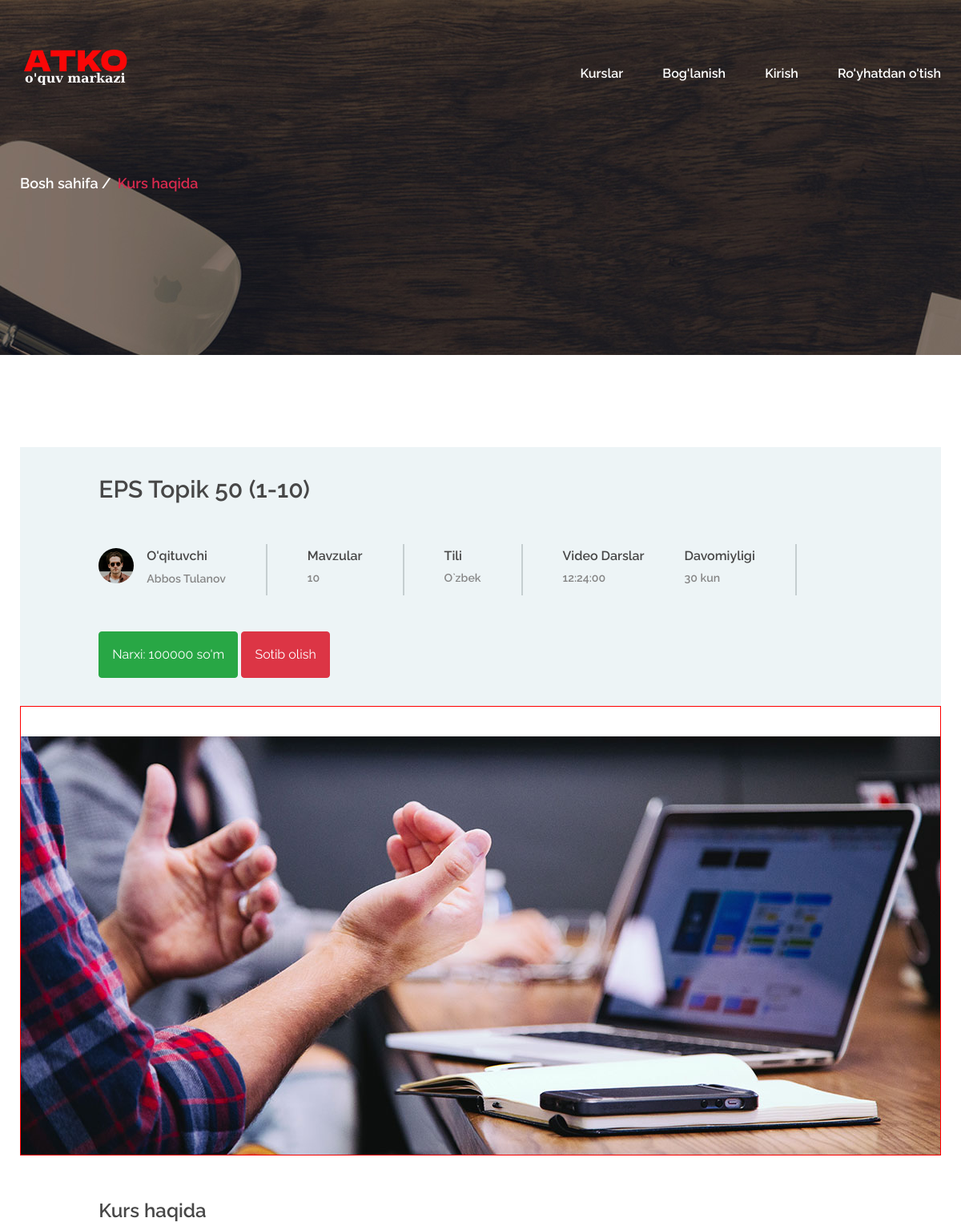
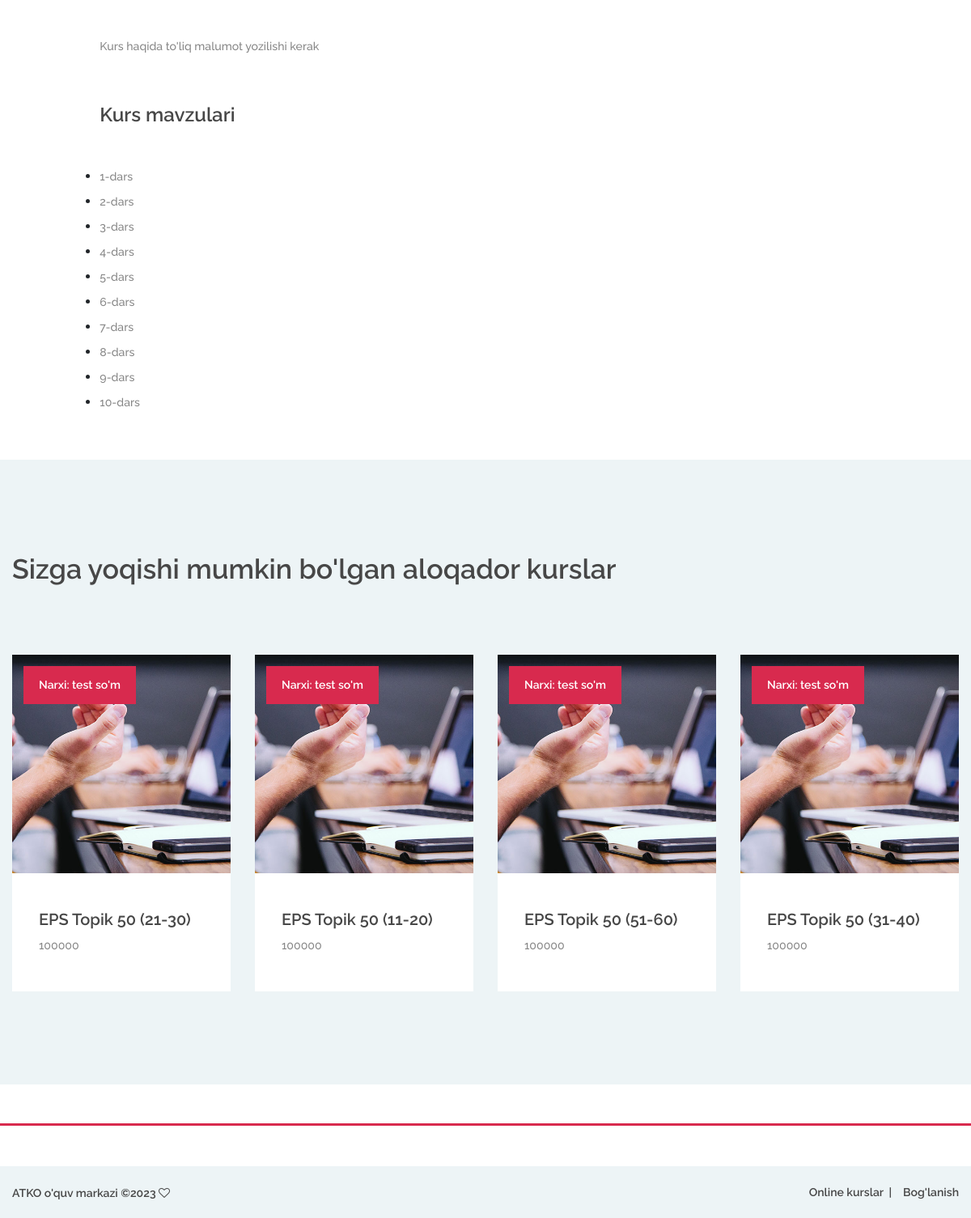
The app's page /course.php?CoursID=1110001110 with its own data (2 pictures, top to bottom).
### tables this page shows
CREATE TABLE `cours` (
  `id` int(11) NOT NULL,
  `CoursID` varchar(20) NOT NULL,
  `CoursName` varchar(70) NOT NULL,
  `CoursText` varchar(70) NOT NULL,
  `CoursAbout` longtext NOT NULL,
  `CoursPrice` varchar(20) NOT NULL,
  `CoursImage` varchar(120) NOT NULL,
  `CoursMavzu` int(3) NOT NULL,
  `CoursTil` varchar(11) NOT NULL,
  `CoursDavomiy` varchar(8) NOT NULL,
  `CoursTecher` varchar(70) NOT NULL,
  `TecherImage` varchar(120) NOT NULL,
  `Muddat` int(3) NOT NULL,
  `Data` timestamp NOT NULL DEFAULT current_timestamp()
);

CREATE TABLE `coues_mavzu` (
  `id` int(11) NOT NULL,
  `CoursID` varchar(25) NOT NULL,
  `MavzuID` varchar(25) NOT NULL,
  `MavzuName` varchar(70) NOT NULL,
  `MavzuAbout` longtext NOT NULL,
  `MavzuLugat` longtext NOT NULL,
  `Video` varchar(150) NOT NULL,
  `VideoLine` varchar(9) NOT NULL,
  `MavzuNumber` int(3) NOT NULL,
  `Name1` varchar(100) NOT NULL,
  `Name2` varchar(100) NOT NULL,
  `Data` timestamp NOT NULL DEFAULT current_timestamp()
);

### course.php (the view, shortened to what this page needs)
<!DOCTYPE php>
<?php
	include("./config/confige.php");
	if(!isset($_GET['CoursID'])){
		header("location: ./courses.php");
	}else{
		$sql1 = "SELECT * FROM `cours` WHERE `CoursID`='".$_GET['CoursID']."'";
		$res1 = $conn->query($sql1);
		$row1 = $res1->fetch();
	}
?>
<php lang="en">
<head>
	<link rel="stylesheet" href="css/bootstrap.min.css"/>
	<link rel="stylesheet" href="css/font-awesome.min.css"/>
	<link rel="stylesheet" href="css/owl.carousel.css"/>
	<link rel="stylesheet" href="css/style.css"/>
</head>
<body>
	<header class="header-section">
		<div class="container">
			<div class="row">
				<div class="col-lg-3 col-md-3">
					<div class="site-logo">
						<a href="index.php"><img src="img/logo.png" alt=""></a>
					</div>
				</div>
				<div class="col-lg-9 col-md-9">
					<nav class="main-menu" style="text-align:right">
						<ul>
							<li><a href="courses.php">Kurslar</a></li>
							<li><a href="contact.php">Bog'lanish</a></li>
							<li style="display:<?php if(isset($_COOKIE['UserID'])){echo 'none;';} ?>"><a href="login.php">Kirish</a></li>
							<li style="display:<?php if(isset($_COOKIE['UserID'])){echo 'none;';} ?>"><a href="reg.php">Ro'yhatdan o'tish</a></li>
						</ul>
					</nav>
				</div>
			</div>
		</div>
	</header>
	<div class="page-info-section set-bg" data-setbg="img/page-bg/2.jpg">
		<div class="container">
			<div class="site-breadcrumb">
				<a href="./index.php">Bosh  sahifa</a>
				<span>Kurs haqida</span>
			</div>
		</div>
	</div>
	<section class="single-course spad pb-0">
		<div class="container">
			<div class="course-meta-area">
				<div class="row">
					<div class="col-lg-10 offset-lg-1">
						<h3><?php echo $row1['CoursName']; ?></h3>
						<div class="course-metas">
							<div class="course-meta">
								<div class="course-author">
									<div class="ca-pic set-bg" data-setbg="img/techer/<?php echo $row1['CoursImage']; ?>"></div>
									<h6>O'qituvchi</h6>
									<p><?php echo $row1['CoursTecher']; ?></p>
								</div>
							</div>
							<div class="course-meta">
								<div class="cm-info">
									<h6>Mavzular</h6>
									<p><?php echo $row1['CoursMavzu']; ?></p>
								</div>
							</div>
							<div class="course-meta">
								<div class="cm-info">
									<h6>Tili</h6>
									<p><?php echo $row1['CoursTil']; ?></p>
								</div>
							</div>
							<div class="course-meta">
								<div class="cm-info">
									<h6>Video Darslar</h6>
									<p><?php echo $row1['CoursDavomiy']; ?></p>
								</div>
							</div>
							<div class="course-meta">
								<div class="cm-info">
									<h6>Davomiyligi</h6>
									<p><?php echo $row1['Muddat']; ?> kun</p>
								</div>
							</div>
						</div>
						<p class="btn btn-success p-3 m-0">Narxi: <?php echo $row1['CoursPrice']; ?> so'm</p>
						<?php
							if(!isset($_COOKIE['UserID'])){echo "<a href='login.php' class='btn btn-danger p-3 m-0'>Sotib olish</a>";}else{
						?>
						<button class="btn btn-danger p-3 m-0">Sotib olish</button>
						<?php } ?>
					</div>
				</div>
			</div>
			<img src="img/kurs/<?php echo $row1['CoursImage']; ?>" style='border:1px solid red;' class="course-preview">
			<div class="row">
				<div class="col-lg-10 offset-lg-1 course-list">
					<div class="cl-item">
						<h4>Kurs haqida</h4>
						<p><?php echo $row1['CoursAbout']; ?></p>
					</div>
					<div class="cl-item">
						<h4>Kurs mavzulari</h4>
						<ul>
							<?php
								$sql3 = "SELECT * FROM `coues_mavzu` WHERE `CoursID`='".$_GET['CoursID']."' ORDER BY `MavzuNumber` ASC";
								$res3 = $conn->query($sql3);
								while ($row3=$res3->fetch()) {
							?>
							<li><p><?php echo $row3['MavzuName']; ?></p></li>
							<?php } ?>
						</ul>
					</div>
				</div>
			</div>
		</div>
	</section>
	<section class="realated-courses spad">
		<div class="course-warp">
			<h2 class="rc-title">Sizga yoqishi mumkin bo'lgan aloqador kurslar</h2>
			<div class="rc-slider owl-carousel">
				<?php
					$sql44 = "SELECT * FROM `cours` ORDER BY RAND() LIMIT 4";
					$res44 = $conn->query($sql44);
					while ($row44 = $res44->fetch()) {
				?>
				<div class="course-item">
					<a href="./course.php?CoursID=<?php echo $row44['CoursID']; ?>">
						<div class="course-thumb set-bg" data-setbg="img/kurs/<?php echo $row44['CoursImage']; ?>" >
							<div class="price">Narxi: <?php echo $row44['CoursText']; ?> so'm</div>
						</div>
						<div class="course-info">
							<div class="course-text">
								<h5><?php echo $row44['CoursName']; ?></h5>
								<p><?php echo $row44['CoursPrice']; ?></p>
							</div>
						</div>
					</a>
				</div>
				<?php } ?>
			</div>
		</div>
	</section>
    <footer class="footer-section spad p-0 mt-5">
		<div class="footer-bottom">
			<div class="footer-warp">
				<ul class="footer-menu">
					<li><a href="courses.php">Online kurslar</a></li>
					<li><a href="contact.php">Bog'lanish</a></li>
				</ul>
				<div class="copyright">
					ATKO o'quv markazi
					&copy;<script>document.write(new Date().getFullYear());</script>
					<i class="fa fa-heart-o" aria-hidden="true"></i>
				</div>
			</div>
		</div>
	</footer>
</body>
</php>

### css/style.css (style rules this page uses)
html, body { height: 100%; font-family: 'Raleway', sans-serif; -webkit-font-smoothing: antialiased; font-smoothing: antialiased; }
h1, h2, h3, h4, h5, h6 { margin: 0; font-weight: 600; color: #474747; }
h2 { font-size: 36px; }
h3 { font-size: 30px; }
h4 { font-size: 24px; }
h5 { font-size: 20px; }
h6 { font-size: 16px; }
p { font-size: 14.1px; color: #878787; line-height: 2.2; font-weight: 500; }
img { max-width: 100%; }
::placeholder { font-style: italic; }
ul, ol { padding: 0; margin: 0; }
.set-bg { background-repeat: no-repeat; background-size: cover; background-position: top center; }
.spad { padding-top: 115px; padding-bottom: 115px; }
.header-section { position: absolute; width: 100%; top: 0; left: 0; padding-top: 60px; }
.site-logo { display: inline-block; }
.main-menu ul { list-style: none; }
.main-menu ul li { display: inline; }
.main-menu ul li a { display: inline-block; font-size: 16px; color: #fff; margin-left: 45px; font-weight: 600; padding: 20px 0 5px; }
.course-warp { max-width: 1559px; padding: 0 15px; margin: 0 auto -30px; }
.course-item { margin-bottom: 30px; }
.course-item .course-thumb { height: 270px; }
.course-item .course-thumb .price { font-size: 14px; color: #fff; font-weight: 600; background: #d82a4e; display: inline-block; padding: 13px 19px; margin: 14px; }
.course-item .course-info { background: #edf4f6; }
.course-item .course-info .course-text { padding: 45px 33px 25px; }
.course-item .course-info .course-text h5 { margin-bottom: 5px; }
.footer-section { border-top: 3px solid #d82a4e; }
.footer-warp { max-width: 1559px; padding: 0 15px; margin: 0 auto; }
.footer-bottom { overflow: hidden; background: #edf4f6; padding: 20px 0; margin-top: 50px; }
.footer-menu { list-style: none; float: right; }
.footer-menu li { display: inline; }
.footer-menu li:last-child a { padding-right: 0; margin-right: 0; }
.footer-menu li:last-child a:after { display: none; }
.footer-menu li a { display: inline-block; font-size: 14px; font-weight: 600; color: #474747; padding-right: 10px; margin-right: 10px; position: relative; }
.footer-menu li a:after { position: absolute; content: "|"; right: 0; top: 0; }
.copyright { padding-top: 3px; float: left; font-size: 14px; font-weight: 600; color: #474747; }
.page-info-section { height: 443px; }
.site-breadcrumb { padding-top: 215px; }
.site-breadcrumb a, .site-breadcrumb span { display: inline-block; margin-right: 10px; padding-right: 10px; font-weight: 600; font-size: 18px; }
.site-breadcrumb a { color: #fff; position: relative; }
.site-breadcrumb a:after { position: absolute; content: "/"; right: -6px; top: 0; color: #fff; }
.site-breadcrumb span { color: #d82a4e; }
.course-meta-area { background: #edf4f6; padding: 35px 0; }
.course-metas { padding-top: 50px; margin-bottom: 45px; display: table; }
.course-meta { display: table-cell; height: 100%; border-right: 2px solid #c5ced0; padding: 5px 50px; }
.course-meta:nth-child(1) { padding-left: 0; }
.course-meta:nth-child(4) { padding-right: 0; border-right: none; }
.course-meta p { margin-bottom: 0; }
.course-meta .course-author .ca-pic { width: 44px; height: 44px; border-radius: 50%; float: left; }
.course-meta .course-author h6 { padding-left: 60px; }
.course-meta .course-author p { padding-left: 60px; margin-bottom: 0; padding-top: 4px; font-weight: 600; }
.course-meta .cm-info h6 { margin-bottom: 3px; }
.course-meta .cm-info p { font-weight: 600; }
.course-preview { padding-top: 37px; margin-bottom: 55px; }
.course-list .cl-item { margin-bottom: 55px; }
.course-list .cl-item h4 { margin-bottom: 46px; }
.course-list .cl-item p { margin-bottom: 0; }
.realated-courses { background: #edf4f6; }
.realated-courses .rc-title { font-size: 34px; margin-bottom: 85px; }
.realated-courses .course-item .course-info { background: #fff; }
@media (min-width: 1200px) { .container { max-width: 1180px; } }

### records on screen
cours: CoursName "EPS Topik 50 (1-10)", CoursTecher "Abbos Tulanov", CoursMavzu "10", CoursTil "O`zbek", CoursDavomiy "12:24:00", Muddat "30", CoursPrice "100000", CoursImage (picture), CoursAbout "Kurs haqida to'liq malumot yozilishi kerak"
coues_mavzu: MavzuName "1-dars"
coues_mavzu: MavzuName "2-dars"
coues_mavzu: MavzuName "3-dars"
coues_mavzu: MavzuName "4-dars"
coues_mavzu: MavzuName "5-dars"
coues_mavzu: MavzuName "6-dars"
coues_mavzu: MavzuName "7-dars"
coues_mavzu: MavzuName "8-dars"
coues_mavzu: MavzuName "9-dars"
coues_mavzu: MavzuName "10-dars"
cours: CoursText "test", CoursName "EPS Topik 50 (21-30)", CoursPrice "100000"
cours: CoursText "test", CoursName "EPS Topik 50 (11-20)", CoursPrice "100000"
cours: CoursText "test", CoursName "EPS Topik 50 (51-60)", CoursPrice "100000"
cours: CoursText "test", CoursName "EPS Topik 50 (31-40)", CoursPrice "100000"
